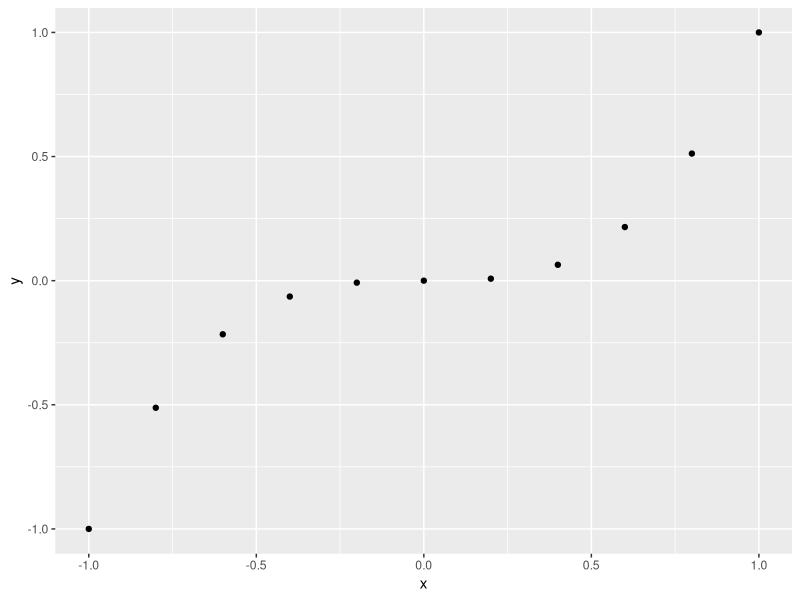

Reproduce this figure in R.
## ---- chunk 1
answers <- c("good","bad","really good","really bad","bad","really bad","good")
satisfaction <- factor(answers, levels=c("really bad","bad","good","really good"))

satisfaction[3]=NA
satisfaction[4]=NaN    # numeric not define 
is.na(satisfaction)
is.nan(satisfaction)
## ---- chunk 2
data<- c(1:4, NA ,6:10, NaN, NA ,1 , NA, 3:6)
missing <-is.na(data)
clean_data<- data[!missing]

data2<- c(3:7, 6:10,NA ,3:1, NaN, NA,1,5 )

good<- complete.cases(data,data2)
data[good]
data2[good]
## ---- chunk 3
sample(x = 1:4, size = 2)
factorial(5)

y <-sample(x = 1:4, size = 100, replace=TRUE)
PI<-round(pi, digits = 2)
# clear the clutter and remove objects
remove(PI)

y<- rnorm(1000)     #normal distribution
## ---- chunk 4
library('ggplot2')
x <- c(-1, -0.8, -0.6, -0.4, -0.2, 0, 0.2, 0.4, 0.6, 0.8, 1)
y <- x^3
qplot(x, y)
